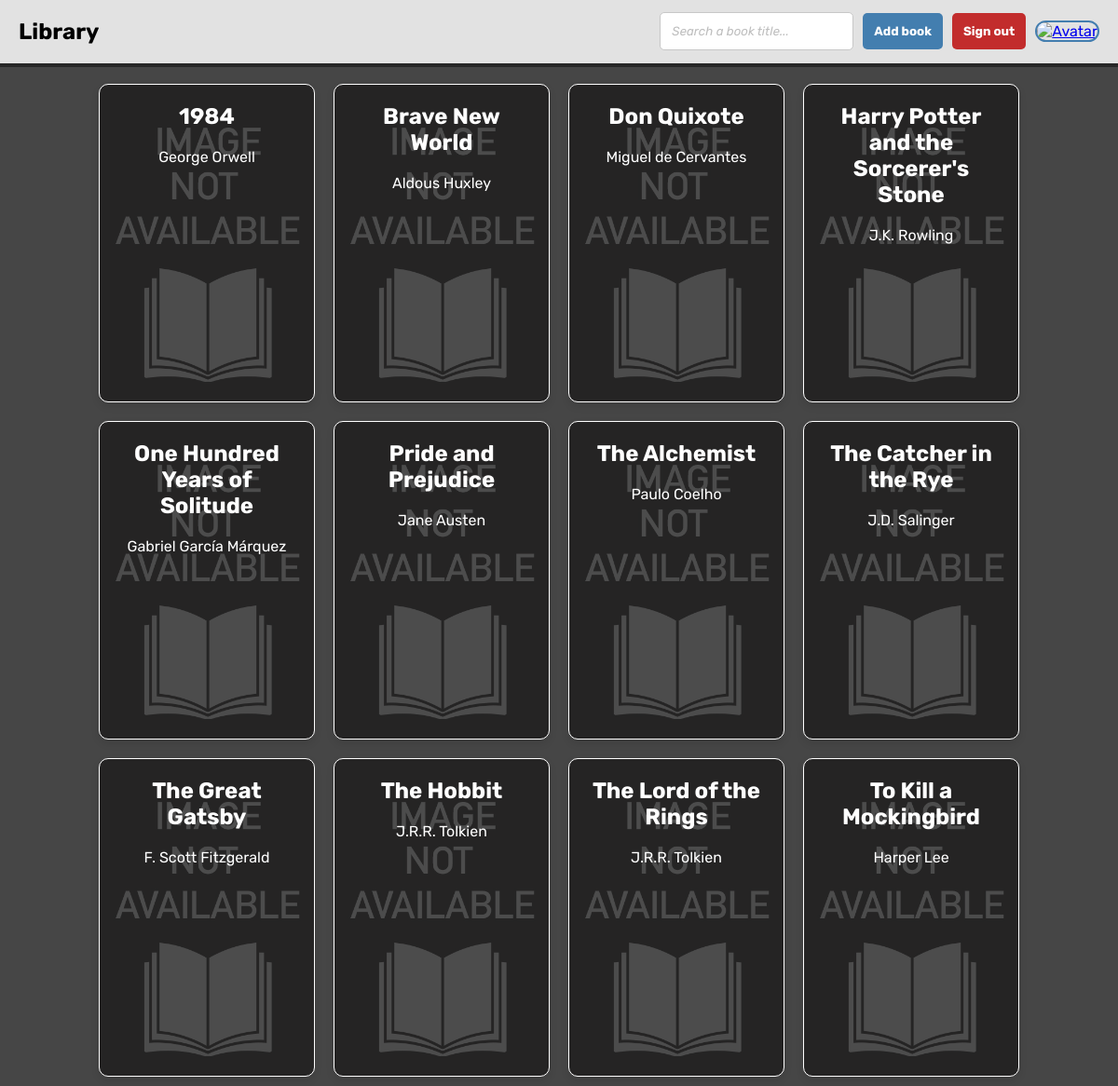
Screenshot of /index.php (signed in) with the database file from the repository.
### tables this page shows
CREATE TABLE IF NOT EXISTS books (
    id INT AUTO_INCREMENT,
    title VARCHAR(100),
    description TEXT,
    URL VARCHAR(255),
    year INT,
    user_email VARCHAR(100),
    author VARCHAR(100),
    cover VARCHAR(255),
    CONSTRAINT pk_book PRIMARY KEY (id),
    CONSTRAINT fk_books_users FOREIGN KEY (user_email) REFERENCES users (email)
);

### index.php (the view, shortened to what this page needs)
<?php
require 'connect.php';
$sql = "SELECT id, title, author, cover FROM books ORDER BY title";
$get_books = $conn->query($sql)->fetchAll(PDO::FETCH_ASSOC);
?>
<!DOCTYPE html>
<html lang="es">
<head>
    <link rel="stylesheet" href="style.css">
</head>
<body>
    <?php include 'nav.php' ?>
    <div class="books-list">
        <?php
            foreach ($get_books as $book) {
                echo "<a class=container-book href='book.php?id=" . htmlspecialchars($book['id']) . "' style='background-image: url(uploads/" . htmlspecialchars($book['cover']) . "); background-size: cover;'>";
                echo "<div style='font-size: 1.5rem'><b>" . htmlspecialchars($book['title']) . "</b></div>";
                echo "<div>" . htmlspecialchars($book['author']) . "</div>";
                echo "</a>";
            }
        ?>
    </div>
</body>
</html>

### nav.php (shortened to what this page needs)
<nav>
    <div class="container-nav">
        <a class="title" href="index.php"><h2> Library </h2></a>
        <div class="container-nav-buttons">
            <div class="search-container">
                <input type="text" name="search" id="search" onkeyup="search(this.value)" placeholder="Search a book title...">
            </div>
            <a href="book_form.php"><button type="button"> Add book </button></a>
            <a href="logout.php"><button class="delete" type="button"> Sign out </button></a>
            <a href="profile.php"><img class="nav-avatar" src="uploads/<?php echo htmlspecialchars($_SESSION['loggedAvatar']); ?>" alt="Avatar" height="40px" width="40px"></a>
        </div>
    </div>
</nav>

### style.css (style rules this page uses)
html { height: 100vh; }
body { font-family: 'Rubik', sans-serif; margin-top: 80px; background-color: rgb(70, 70, 70); }
.books-list { display: flex; flex-wrap: wrap; justify-content: center; }
.container-book { position: relative; flex: 0 1 210px; max-width: 210px; height: 320px; text-align: center; padding: 10px; border-radius: 10px; margin: 10px; box-shadow: 0 4px 8px rgba(0,0,0,0.1); background-color: rgba(0, 0, 0, 0.7); background-blend-mode: darken; border: 1px solid white; text-decoration: none; color: white; transition: 0.2s; }
.container-book div { padding: 10px; }
input, textarea, select { padding: 10px; border: 1px solid rgb(190, 190, 190); border-color: rgb(200, 200, 200); border-radius: 5px; font-family: 'Rubik', sans-serif; }
button { font-family: 'Rubik', sans-serif; padding: 12px; border-style: none; border-radius: 5px; background-color: rgb(67, 126, 175); font-weight: bold; color: white; transition: 0.25s; }
.delete { background-color: rgb(194, 44, 44); }
nav { position: fixed; top: 0; left: 0; width: 100%; background: #e2e2e2; z-index: 1000; border-bottom: 4px solid rgb(40, 40, 40); }
.container-nav { display: flex; justify-content: space-between; align-items: center; margin-left: 20px; margin-right: 20px; }
.container-nav-buttons { align-items: center; display: flex; gap: 10px; }
.nav-avatar { height: 40px; width: 40px; border-radius: 50px; border: 2px solid rgb(67, 126, 175); transition: 0.25s; }
.title { position: relative; text-decoration: none; color: black; }
.search-container { position: relative; }
.search-container input { padding: 12px; }
.search-container input::placeholder { color: rgb(190, 190, 190); font-style: italic; }

### rows the page displays
books: cover (placeholder picture), title "1984", author "George Orwell"
books: cover (placeholder picture), title "Brave New World", author "Aldous Huxley"
books: cover (placeholder picture), title "Don Quixote", author "Miguel de Cervantes"
books: cover (placeholder picture), title "Harry Potter and the Sorcerer's Stone", author "J.K. Rowling"
books: cover (placeholder picture), title "One Hundred Years of Solitude", author "Gabriel García Márquez"
books: cover (placeholder picture), title "Pride and Prejudice", author "Jane Austen"
books: cover (placeholder picture), title "The Alchemist", author "Paulo Coelho"
books: cover (placeholder picture), title "The Catcher in the Rye", author "J.D. Salinger"
books: cover (placeholder picture), title "The Great Gatsby", author "F. Scott Fitzgerald"
books: cover (placeholder picture), title "The Hobbit", author "J.R.R. Tolkien"
books: cover (placeholder picture), title "The Lord of the Rings", author "J.R.R. Tolkien"
books: cover (placeholder picture), title "To Kill a Mockingbird", author "Harper Lee"
